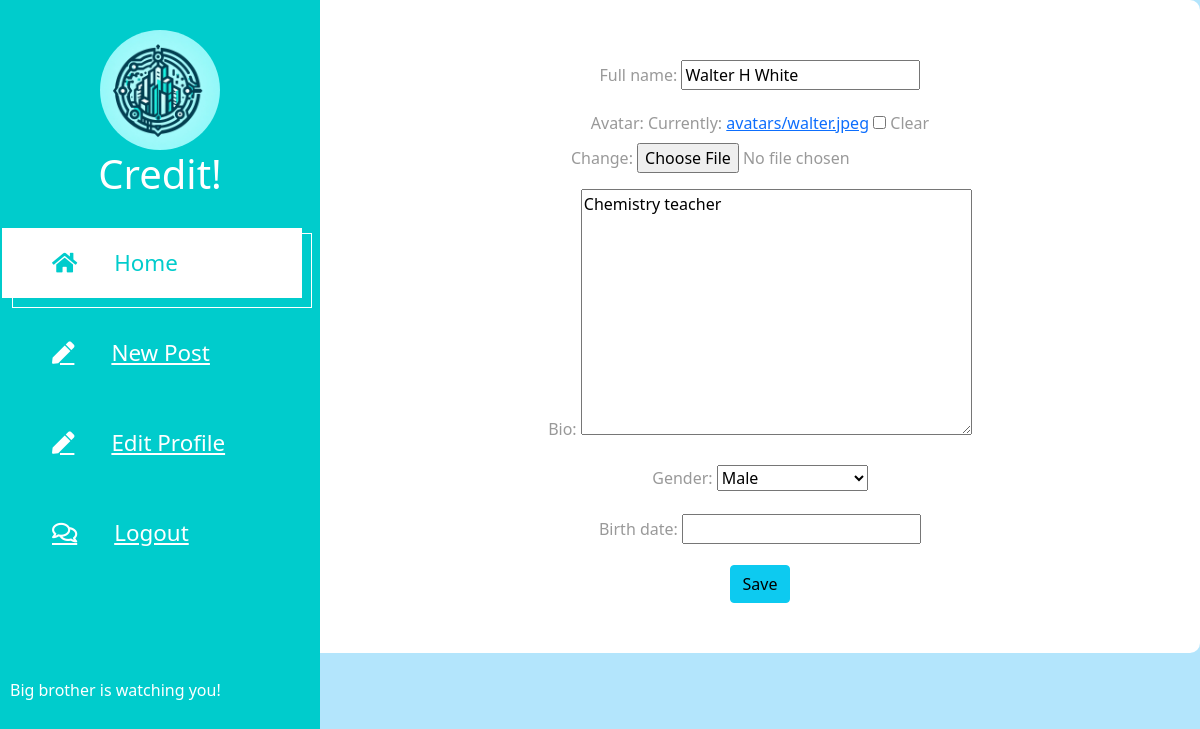
/profile-edit/walter_white (signed in), run on the app's committed database.
### mainapp/models.py (models this page shows, shortened)
class Profile(models.Model):
    genders = [
        ('N', 'Rather not to say'),
        ('M', 'Male'),
        ('F', 'Female'),
    ]
    avatar = models.ImageField(null=True, blank=True, upload_to='avatars')
    full_name = models.CharField(max_length=100,null=True, blank=True)
    bio = models.TextField(null=True, blank=True)
    gender = models.CharField(max_length=1, default='N', choices=genders)
    related_user = models.OneToOneField(User, on_delete=models.CASCADE)
    birth_date = models.DateField(null=True, blank=True)
    rate = models.FloatField(default=0)
    rate_count = models.IntegerField(default=0)

### mainapp/views.py (the view, shortened to what this page needs)
# urls.py: path('profile-edit/<str:username>', views.edit_profile, name='edit_profile'),
@login_required(login_url='login')
def edit_profile(request, username):
    related_user = get_object_or_404(User, username=username)
    related_profile = Profile.objects.filter(related_user=related_user).first()
    form = forms.profileForm(instance=related_profile)
    return render(request, 'profile_edit.html', {'form': form})

### mainapp/forms.py
class profileForm(ModelForm):
    class Meta:
        model = Profile
        fields = ['full_name', 'avatar', 'bio', 'gender', 'birth_date']

### templates/profile_edit.html (shortened to what this page needs)
{% extends 'base.html' %}
{% block main %}
<div class="container">
    <div class="text-center">
        <form method="post" enctype="multipart/form-data">
            {{form.as_p}}
            <input type="submit" value="Save" class="btn btn-info">
        </form>
    </div>
</div>
{% endblock main %}

### statics/templatemo-xtra-blog.css (style rules this page uses)
html { overflow-x: hidden; }
body { margin: 0; padding: 0; font-family: 'Source Sans Pro', sans-serif; font-size: 19px; line-height: 2em; overflow-x: hidden; }
p, span { color: #999; }

### templates/base.html (style rules this page uses)
body { background-color: #b3e5fc; border-radius: 10px; }

### data on the page
Profile: full_name "Walter H White", bio "Chemistry teacher", gender "Male"
